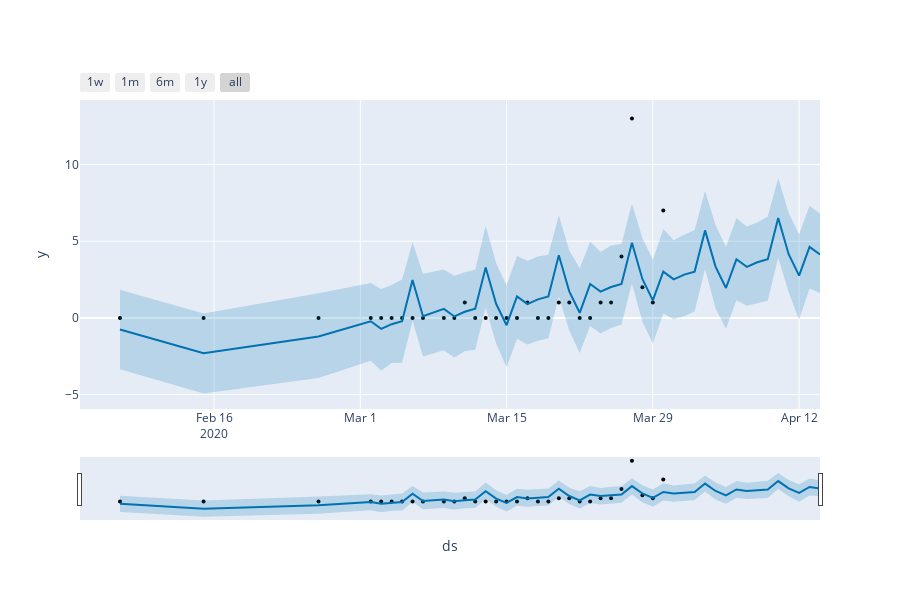

Source (notebook cell):
### Code cell
fig_cm = plot_plotly(m, forecast_cm)
py.iplot(fig_cm) 

fig_cm = m.plot(forecast_cm,xlabel='Date',ylabel='death')
